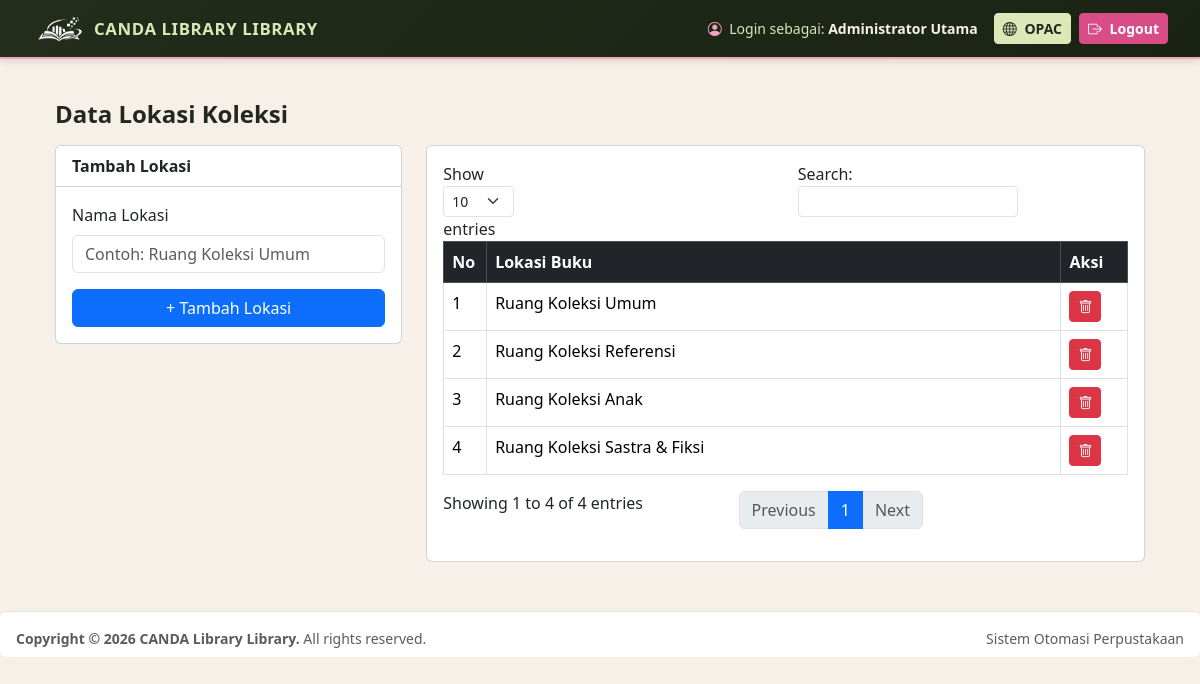
Page /bibliografi/rak.php (signed in) on the committed database.
### tables this page shows
CREATE TABLE IF NOT EXISTS pengaturan_denda (
    id_denda INT AUTO_INCREMENT PRIMARY KEY,
    nominal_denda INT NOT NULL DEFAULT 1000,
    lama_pinjam_default INT NOT NULL DEFAULT 7,
    nama_perpustakaan VARCHAR(150) DEFAULT 'CANDA Library Library - Sistem Otomasi Perpustakaan',
    updated_at TIMESTAMP DEFAULT CURRENT_TIMESTAMP ON UPDATE CURRENT_TIMESTAMP
);

CREATE TABLE IF NOT EXISTS rak (
    id_rak INT AUTO_INCREMENT PRIMARY KEY,
    nama_rak VARCHAR(100) NOT NULL
);

### config/koneksi.php (called while the page is built, shortened)
<?php
$host = "sqlXXX.infinityfree.com";
$user = "if0_43497672";
$pass = "PASSWORD_MYSQL_KAMU";
$db   = "if0_43497672_db_candalibrary";
$conn = mysqli_connect($host, $user, $pass, $db);
mysqli_query($conn, "CREATE TABLE IF NOT EXISTS pengaturan_denda (
    id INT AUTO_INCREMENT PRIMARY KEY,
    nominal_denda INT DEFAULT 1000,
    lama_pinjam_default INT DEFAULT 7,
    nama_perpustakaan VARCHAR(100) DEFAULT 'CANDA Library'
)");
$q_set = mysqli_query($conn, "SELECT * FROM pengaturan_denda LIMIT 1");
$pengaturan = mysqli_fetch_assoc($q_set);
?>

### bibliografi/rak.php (the view, shortened to what this page needs)
<?php
require_once '../config/koneksi.php';
$q = mysqli_query($conn, "SELECT * FROM rak ORDER BY id_rak ASC");
require_once '../includes/header.php';
?>
<h4 class="fw-bold mb-3">Data Lokasi Koleksi</h4>
<div class="row g-4">
    <div class="col-md-4">
        <div class="card">
            <div class="card-header bg-white fw-bold">Tambah Lokasi</div>
            <div class="card-body">
                <form method="POST">
                    <div class="mb-3">
                        <label class="form-label">Nama Lokasi</label>
                        <input type="text" name="nama_rak" class="form-control" placeholder="Contoh: Ruang Koleksi Umum" required>
                    </div>
                    <button type="submit" name="tambah" class="btn btn-primary w-100">+ Tambah Lokasi</button>
                </form>
            </div>
        </div>
    </div>
    <div class="col-md-8">
        <div class="card">
            <div class="card-body">
                <table class="table table-bordered table-hover datatable">
                    <thead class="table-dark">
                        <tr><th width="50">No</th><th>Lokasi Buku</th><th width="80">Aksi</th></tr>
                    </thead>
                    <tbody>
                        <?php $no=1; while($r = mysqli_fetch_assoc($q)): ?>
                        <tr>
                            <td><?= $no++ ?></td>
                            <td><?= htmlspecialchars($r['nama_rak']) ?></td>
                            <td><a href="?hapus=<?= $r['id_rak'] ?>" onclick="return confirm('Hapus lokasi?')" class="btn btn-sm btn-danger"><i class="bi bi-trash"></i></a></td>
                        </tr>
                        <?php endwhile; ?>
                    </tbody>
                </table>
            </div>
        </div>
    </div>
</div>
<?php require_once '../includes/footer.php'; ?>

### includes/header.php (shortened to what this page needs)
<?php
$nama_perpus = isset($pengaturan['nama_perpustakaan']) ? $pengaturan['nama_perpustakaan'] : 'CANDA Library';
$role_user   = isset($_SESSION['nama_petugas']) ? $_SESSION['nama_petugas'] : 'Administrator';
?>
<!DOCTYPE html>
<html lang="id">
<head>
    <link href="https://cdn.jsdelivr.net/npm/bootstrap@5.3.3/dist/css/bootstrap.min.css" rel="stylesheet">
    <link href="https://cdn.jsdelivr.net/npm/bootstrap-icons@1.11.3/font/bootstrap-icons.min.css" rel="stylesheet">
</head>
<body>
    <nav class="navbar navbar-expand main-header mb-3">
        <div class="container-fluid">
            <a class="navbar-brand d-flex align-items-center gap-2 py-0" href="../admin/dashboard.php">
                <img src="../uploads/lampiran/logo.png" alt="Logo <?= htmlspecialchars(strtoupper($nama_perpus)) ?>" class="brand-logo-img">
                <span class="brand-title-caps text-uppercase"><?= htmlspecialchars($nama_perpus) ?></span>
            </a>
            <div class="navbar-nav ms-auto align-items-center">
                <span class="navbar-text me-3 small" style="color: var(--pistachio);">
                    <i class="bi bi-person-circle me-1" style="color: var(--bubblegum);"></i> Login sebagai:
                    <strong style="color: var(--ivory);"><?= htmlspecialchars($role_user) ?></strong>
                </span>
                <a href="../index.php" target="_blank" class="btn btn-canda-opac btn-sm me-2">
                    <i class="bi bi-globe me-1"></i> OPAC
                </a>
                <a href="../auth/logout.php" onclick="return confirm('Keluar dari sistem?')" class="btn btn-canda-logout btn-sm">
                    <i class="bi bi-box-arrow-right me-1"></i> Logout
                </a>
            </div>
        </div>
    </nav>
    <div class="container main-content">

### includes/footer.php (shortened to what this page needs)
</div>
    <footer class="mt-4 pt-3 border-top bg-white px-3 py-2 rounded small text-muted d-flex justify-content-between">
        <div><strong>Copyright &copy; <?= date('Y') ?> <?= htmlspecialchars($pengaturan['nama_perpustakaan']) ?>.</strong> All rights reserved.</div>
        <div>Sistem Otomasi Perpustakaan</div>
    </footer>
</body>
</html>

### includes/header.php (style rules this page uses)
:root { --pistachio: #DCE8B8; --grass: #5E8A17; --grass-dark: #466810; --raspberry: #D94D86; --raspberry-dark: #B5376B; --bubblegum: #F3A2C4; --ivory: #F6F0E8; --ink: #23281E; --muted: #646B5E; --border-soft: #E5DEC9; }
body { background-color: var(--ivory); color: var(--ink); font-family: 'Segoe UI', Tahoma, Geneva, Verdana, sans-serif; }
.main-header { background: linear-gradient(135deg, #232D1B 0%, #1B2314 100%); border-bottom: 2px solid var(--bubblegum); padding: 10px 20px; box-shadow: 0 2px 8px rgba(35, 45, 27, 0.14); }
.brand-logo-img { height: 36px; width: auto; object-fit: contain; display: block; }
.brand-title-caps { color: var(--pistachio); letter-spacing: 0.6px; font-size: 1.05rem; font-weight: 800; text-transform: uppercase; }
.main-content { padding: 25px; }
.btn-canda-opac { background-color: var(--pistachio); border-color: var(--pistachio); color: var(--ink); font-weight: 600; }
.btn-canda-logout { background-color: var(--raspberry); border-color: var(--raspberry); color: #FFFFFF; font-weight: 600; }

### rows in the picture
pengaturan_denda: nama_perpustakaan "CANDA LIBRARY LIBRARY", nama_perpustakaan "CANDA Library Library"
rak: nama_rak "Ruang Koleksi Umum"
rak: nama_rak "Ruang Koleksi Referensi"
rak: nama_rak "Ruang Koleksi Anak"
rak: nama_rak "Ruang Koleksi Sastra & Fiksi"

### other values in the picture
$role_user "Administrator Utama"
